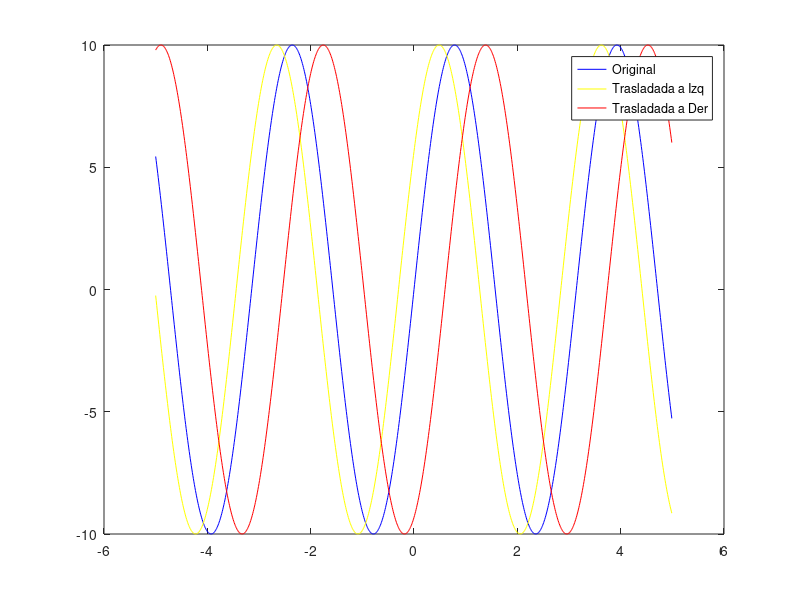

Recreate this plot in MATLAB.
1;


#Realizar una expansion.

function operacion_alfa(A, w, phi, t0, dt, tf, alfa, color = 'b')
	t = t0:dt:tf-dt;
	figure(1);
	plot(t, A*sin(w*t*alfa + phi), color)
	hold on;

endfunction


# alfa negativo 	=> inversion
# alfa > 1      	=> compresion
# 0 < alfa < 1      => expansion


clear plot;
#operacion_alfa(10, 2, 0, -5, 0.01, 5, 1);          #original
#operacion_alfa(10, 2, 0, -5, 0.01, 5, 5.3, 'r');   #compresion
#operacion_alfa(10, 2, 0, -5, 0.01, 5, 0.3, 'y');   #expansion
#operacion_alfa(10, 2, 0, -5, 0.01, 5, -1, 'm');   #inversion
#legend('Inversion', 'Expansion');
#grid off;


function traslacion(A, w, phi, t0, dt, tf, tita, color = 'b')
	t = t0:dt:tf-dt;
	figure(1);
	plot(t, A*sin(w*(t + tita) + phi), color)
	hold on;

endfunction
clear plot;
traslacion(10, 2, 0, -5, 0.01, 5, 0); 
traslacion(10, 2, 0, -5, 0.01, 5, 0.3, 'y');
traslacion(10, 2, 0, -5, 0.01, 5, -0.6, 'r');
legend('Original', 'Trasladada a Izq', 'Trasladada a Der') 
